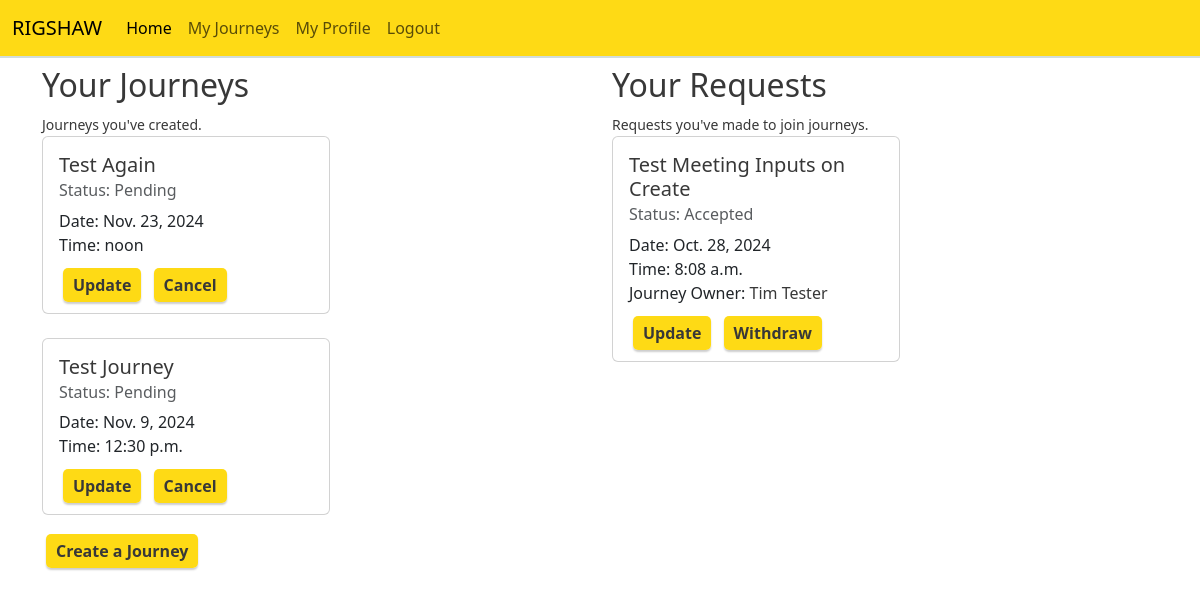
/user-journeys/ (signed in), run on an earlier commit of the app's database.
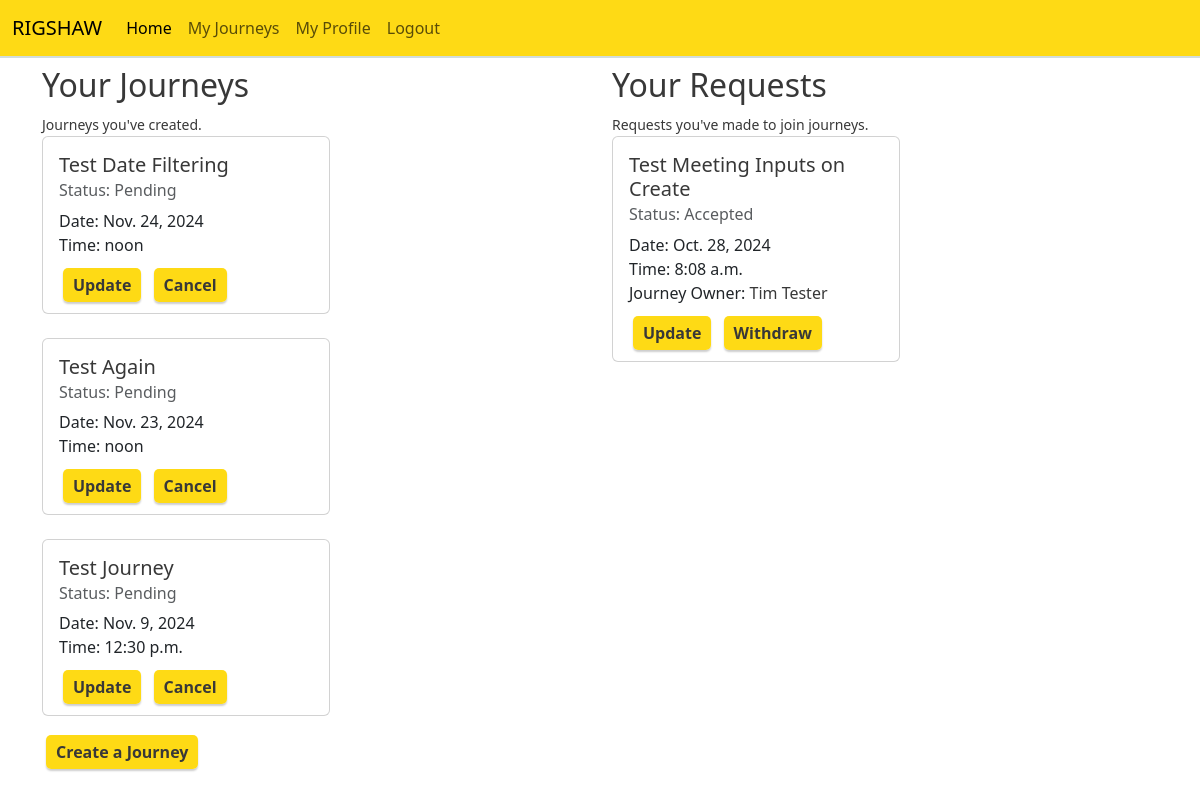
And on a later commit of the database.
### journey/models.py (models this page shows, shortened)
class Journey(models.Model):
    creator = models.ForeignKey(User, on_delete=models.CASCADE)
    title = models.CharField(max_length=255)
    date = models.DateField()
    time = models.TimeField()
    start_location_long = models.DecimalField(max_digits=20, decimal_places=15)
    start_location_lat = models.DecimalField(max_digits=20, decimal_places=15)
    destination_long = models.DecimalField(max_digits=20, decimal_places=15)
    destination_lat = models.DecimalField(max_digits=20, decimal_places=15)
    posted_at = models.DateTimeField(auto_now_add=True)
    cancelled_time = models.DateTimeField(null=True, blank=True)
    status = models.IntegerField(choices=JOURNEY_STATUS, default=0)
    class Meta:
        ordering = ['-posted_at']

class Request(models.Model):
    journey = models.ForeignKey(Journey, on_delete=models.CASCADE)
    requester = models.ForeignKey(User, on_delete=models.CASCADE)
    created_at = models.DateTimeField(auto_now_add=True)
    request_message = models.CharField(max_length=255)
    withdraw_message = models.CharField(max_length=255, blank=True, null=True)
    withdrawn_at = models.DateTimeField(null=True, blank=True)
    status = models.IntegerField(choices=REQUEST_STATUS, default=0)
    class Meta:
        ordering = ['-created_at']

### profiles/models.py (models this page shows, shortened)
class UserProfile(models.Model):
    user = models.OneToOneField(User, on_delete=models.CASCADE)
    name = models.CharField(max_length=100)
    phone = models.CharField(max_length=15)
    picture = models.ImageField(upload_to='profile/', blank=True)
    avg_rating = models.DecimalField(max_digits=3, decimal_places=1, null=True, blank=True)
    joined = models.DateTimeField(auto_now_add=True)
    class Meta:
        ordering = ['joined']

### journey/views.py (the view)
# urls.py: path('user-journeys/', views.my_journeys, name='user_journeys'),
@login_required
def my_journeys(request):
    journeys = Journey.objects.filter(creator=request.user)
    requests = Request.objects.filter(requester=request.user)
    context = {
        'journeys': journeys,
        'requests': requests
    }
    return render(request, 'journey/user_journeys.html', context)

### journey/templates/journey/user_journeys.html
{% extends 'base.html' %}
{% block content %}
<div class="container">
    <div class="row">
        <div class="col-md-6">
            <h2>Your Journeys</h2>
            <small>Journeys you've created.</small>
            {% for journey in journeys %}
                <div class="card mb-4" style="width: 18rem;">
                    <div class="card-body">
                        <h5 class="card-title"><a class="links" href="{% url 'journey_detail' journey.pk %}">{{ journey.title }}</a></h5>
                        <h6 class="card-subtitle mb-2 text-body-secondary">Status: {{ journey.get_status_display }}</h6>
                        <p class="card-text">
                        Date: {{ journey.date }}
                        <br>
                        Time: {{ journey.time }}
                        </p>
                        <a class="btns" href="{% url 'update_journey' journey.pk %}">Update</a>
                        <a class="btns" href="{% url 'cancel_journey' journey.pk %}">Cancel</a>
                    </div>
                </div>
            {% empty %}
            <p>No journeys found.</p>
            {% endfor %}
            <a class="btns" href="{% url 'journey_create' %}">Create a Journey</a>
        </div>
        <div class="col-md-6">
            <h2>Your Requests</h2>
            <small>Requests you've made to join journeys.</small>
            {% for request in requests %}
            <div class="card mb-4" style="width: 18rem;">
                <div class="card-body">
                    <h5 class="card-title"><a class="links" href="{% url 'journey_detail' request.journey.pk %}">{{ request.journey.title }}</a></h5>
                    <h6 class="card-subtitle mb-2 text-body-secondary">Status: {{ request.get_status_display }}</h6>
                    <p class="card-text">
                    Date: {{ request.journey.date }}
                    <br>
                    Time: {{ request.journey.time }}
                    <br>
                    Journey Owner: <a href="{% url 'profile' request.journey.creator.pk %}">{{ request.journey.creator.userprofile.name }}</a>
                    </p>
                    <a class="btns" href="{% url 'update_request' request.pk %}">Update</a>
                    <a class="btns" href="{% url 'withdraw_request' request.pk %}">Withdraw</a>
                </div>
                </div>
            {% empty %}
            <p>No requests found.</p>
            {% endfor %}
        </div>
    </div>
{% endblock %}

What changed in the data, as far as the page shows it:
added Journey: title "Test Date Filtering", status "Pending", date "Nov. 24, 2024", time "noon"
